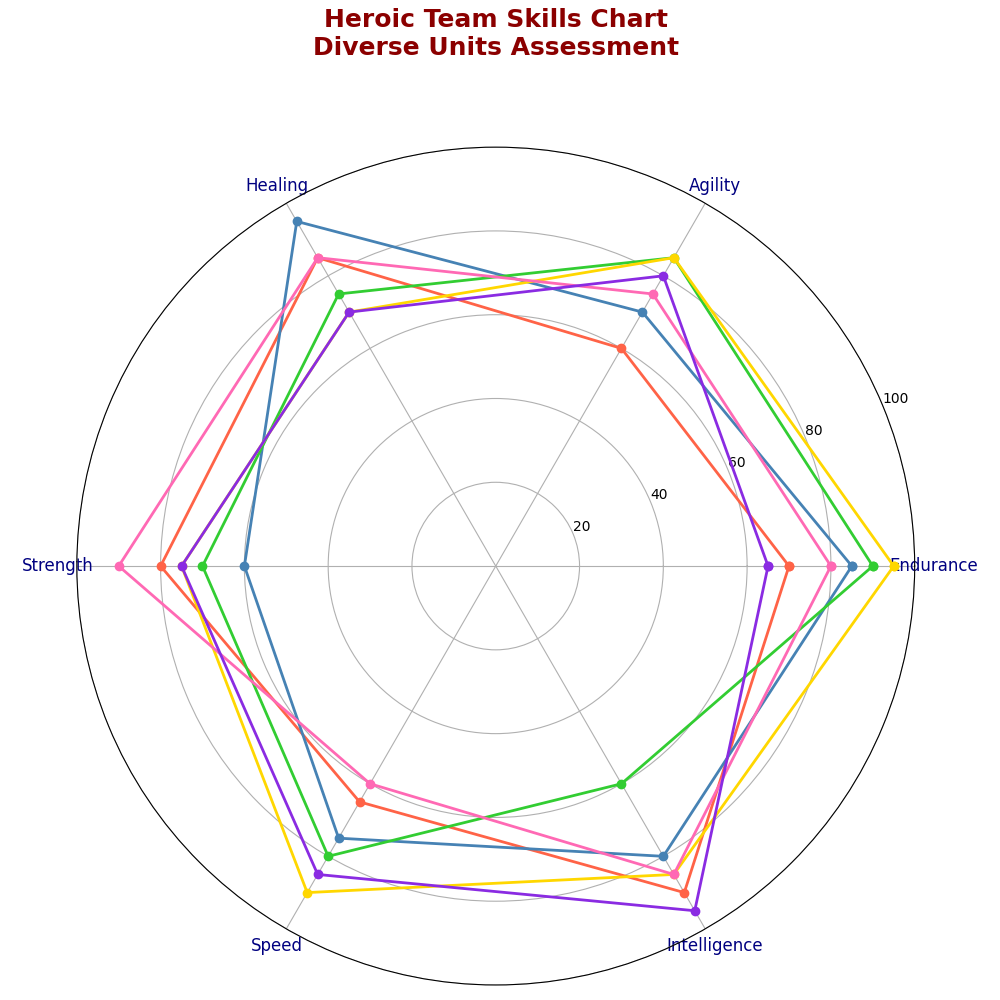

Write Python code to recreate this figure.
import numpy as np
import matplotlib.pyplot as plt

categories = ['Endurance', 'Agility', 'Healing', 'Strength', 'Speed', 'Intelligence']
num_vars = len(categories)

team_abilities = {
    'Beta Squad': [70, 60, 85, 80, 65, 90],
    'Alpha Force': [85, 70, 95, 60, 75, 80],
    'Gamma Group': [90, 85, 75, 70, 80, 60],
    'Delta Unit': [95, 85, 70, 75, 90, 85],
    'Omega Crew': [80, 75, 85, 90, 60, 85],
    'Epsilon League': [65, 80, 70, 75, 85, 95]
}

angles = np.linspace(0, 2 * np.pi, num_vars, endpoint=False).tolist()
angles += angles[:1]

fig, ax = plt.subplots(figsize=(10, 10), subplot_kw=dict(polar=True))

colors = ['#FF6347', '#4682B4', '#32CD32', '#FFD700', '#FF69B4', '#8A2BE2']

for idx, (team, abilities) in enumerate(team_abilities.items()):
    abilities += abilities[:1]
    ax.plot(angles, abilities, color=colors[idx], linewidth=2, marker='o')

plt.xticks(angles[:-1], categories, color='navy', size=12)
ax.set_ylim(0, 100)

plt.title('Heroic Team Skills Chart\nDiverse Units Assessment', size=18, color='darkred', y=1.1, weight='bold')

plt.tight_layout()
plt.show()
